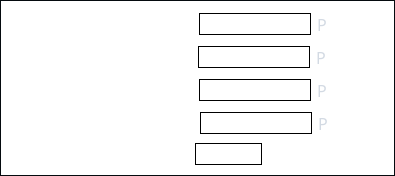
                <widget class="QWidget" name="widget_3" native="true">
                 <property name="sizePolicy">
                  <sizepolicy hsizetype="Preferred" vsizetype="Preferred">
                   <horstretch>0</horstretch>
                   <verstretch>0</verstretch>
                  </sizepolicy>
                 </property>
                 <property name="styleSheet">
                  <string notr="true">QWidget{
	border-style: solid;
	border-color: #050a0e;
	border-width: 1px;
	color: #d3dae3;
	padding: 2px;
	background-color: transparent;
}</string>
                 </property>
                 <layout class="QVBoxLayout" name="verticalLayout_5">
                  <item>
                   <layout class="QHBoxLayout" name="horizontalLayout_9">
                    <item>
                     <widget class="QWidget" name="firstWidget" native="true">
                      <property name="styleSheet">
                       <string notr="true">QWidget
{
border:none;
}</string>
                      </property>
                      <layout class="QHBoxLayout" name="horizontalLayout_15">
                       <property name="spacing">
                        <number>0</number>
                       </property>
                       <property name="leftMargin">
                        <number>0</number>
                       </property>
                       <property name="topMargin">
                        <number>0</number>
                       </property>
                       <property name="rightMargin">
                        <number>0</number>
                       </property>
                       <property name="bottomMargin">
                        <number>0</number>
                       </property>
                       <item>
                        <spacer name="horizontalSpacer_7">
                         <property name="orientation">
                          <enum>Qt::Horizontal</enum>
                         </property>
                         <property name="sizeType">
                          <enum>QSizePolicy::Fixed</enum>
                         </property>
                         <property name="sizeHint" stdset="0">
                          <size>
                           <width>20</width>
                           <height>5</height>
                          </size>
                         </property>
                        </spacer>
                       </item>
                       <item>
                        <widget class="QLabel" name="label_4">
                         <property name="sizePolicy">
                          <sizepolicy hsizetype="Fixed" vsizetype="Fixed">
                           <horstretch>0</horstretch>
                           <verstretch>0</verstretch>
                          </sizepolicy>
                         </property>
                         <property name="font">
                          <font>
                           <family>Arial</family>
                           <pointsize>9</pointsize>
                           <weight>75</weight>
                           <bold>true</bold>
                          </font>
                         </property>
                         <property name="styleSheet">
                          <string notr="true">QLabel{
	color:white;
	background:transparent;
	border-style: none;
}
</string>
                         </property>
                         <property name="text">
                          <string>Ip Number of First Bulb</string>
                         </property>
                        </widget>
                       </item>
                       <item>
                        <spacer name="horizontalSpacer_8">
                         <property name="orientation">
                          <enum>Qt::Horizontal</enum>
                         </property>
                         <property name="sizeType">
                          <enum>QSizePolicy::Fixed</enum>
                         </property>
                         <property name="sizeHint" stdset="0">
                          <size>
                           <width>23</width>
                           <height>5</height>
                          </size>
                         </property>
                        </spacer>
                       </item>
                       <item>
                        <widget class="QLineEdit" name="firstEdit">
                         <property name="sizePolicy">
                          <sizepolicy hsizetype="Fixed" vsizetype="Fixed">
                           <horstretch>0</horstretch>
                           <verstretch>0</verstretch>
                          </sizepolicy>
                         </property>
                         <property name="minimumSize">
                          <size>
                           <width>100</width>
                           <height>0</height>
                          </size>
                         </property>
                         <property name="styleSheet">
                          <string notr="true">QLineEdit{
	color:white;
	border:1 solid;
}</string>
                         </property>
                         <property name="inputMask">
                          <string>000.000.000.000;_</string>
                         </property>
                        </widget>
                       </item>
                       <item>
                        <widget class="QLabel" name="firstChkLabel">
                         <property name="font">
                          <font>
                           <family>Wingdings 2</family>
                           <pointsize>12</pointsize>
                          </font>
                         </property>
                         <property name="text">
                          <string>P</string>
                         </property>
                        </widget>
                       </item>
                       <item>
                        <spacer name="horizontalSpacer_9">
                         <property name="orientation">
                          <enum>Qt::Horizontal</enum>
                         </property>
                         <property name="sizeHint" stdset="0">
                          <size>
                           <width>50</width>
                           <height>5</height>
                          </size>
                         </property>
                        </spacer>
                       </item>
                      </layout>
                     </widget>
                    </item>
                   </layout>
                  </item>
                  <item>
                   <layout class="QHBoxLayout" name="horizontalLayout_10">
                    <item>
                     <widget class="QWidget" name="secondWidget" native="true">
                      <property name="styleSheet">
                       <string notr="true">QWidget
{
border:none;
}</string>
                      </property>
                      <layout class="QHBoxLayout" name="horizontalLayout_14">
                       <property name="spacing">
                        <number>0</number>
                       </property>
                       <property name="leftMargin">
                        <number>0</number>
                       </property>
                       <property name="topMargin">
                        <number>0</number>
                       </property>
                       <property name="rightMargin">
                        <number>0</number>
                       </property>
                       <property name="bottomMargin">
                        <number>0</number>
                       </property>
                       <item>
                        <spacer name="horizontalSpacer_11">
                         <property name="orientation">
                          <enum>Qt::Horizontal</enum>
                         </property>
                         <property name="sizeType">
                          <enum>QSizePolicy::Fixed</enum>
                         </property>
                         <property name="sizeHint" stdset="0">
                          <size>
                           <width>20</width>
                           <height>5</height>
                          </size>
                         </property>
                        </spacer>
                       </item>
                       <item>
                        <widget class="QLabel" name="label_5">
                         <property name="sizePolicy">
                          <sizepolicy hsizetype="Fixed" vsizetype="Fixed">
                           <horstretch>0</horstretch>
                           <verstretch>0</verstretch>
                          </sizepolicy>
                         </property>
                         <property name="font">
                          <font>
                           <family>Arial</family>
                           <pointsize>9</pointsize>
                           <weight>75</weight>
                           <bold>true</bold>
                          </font>
                         </property>
                         <property name="styleSheet">
                          <string notr="true">QLabel{
	color:white;
	background:transparent;
	border-style: none;
}</string>
                         </property>
                         <property name="text">
                          <string>Ip Number of Second Bulb</string>
                         </property>
                        </widget>
                       </item>
                       <item>
                        <spacer name="horizontalSpacer_10">
                         <property name="orientation">
                          <enum>Qt::Horizontal</enum>
                         </property>
                         <property name="sizeType">
                          <enum>QSizePolicy::Fixed</enum>
                         </property>
                         <property name="sizeHint" stdset="0">
                          <size>
                           <width>5</width>
                           <height>5</height>
                          </size>
                         </property>
                        </spacer>
                       </item>
                       <item>
                        <widget class="QLineEdit" name="secondEdit">
                         <property name="sizePolicy">
                          <sizepolicy hsizetype="Fixed" vsizetype="Fixed">
                           <horstretch>0</horstretch>
                           <verstretch>0</verstretch>
                          </sizepolicy>
                         </property>
                         <property name="minimumSize">
                          <size>
                           <width>100</width>
                           <height>0</height>
                          </size>
                         </property>
                         <property name="styleSheet">
                          <string notr="true">QLineEdit{
	color:white;
	border:1 solid;
}</string>
                         </property>
                         <property name="inputMask">
                          <string>000.000.000.000;_</string>
                         </property>
                        </widget>
                       </item>
                       <item>
                        <widget class="QLabel" name="secondChkLabel">
                         <property name="font">
                          <font>
                           <family>Wingdings 2</family>
                           <pointsize>12</pointsize>
                          </font>
                         </property>
                         <property name="text">
                          <string>P</string>
                         </property>
                        </widget>
                       </item>
                       <item>
                        <spacer name="horizontalSpacer_12">
                         <property name="orientation">
                          <enum>Qt::Horizontal</enum>
                         </property>
                         <property name="sizeHint" stdset="0">
                          <size>
                           <width>50</width>
                           <height>5</height>
                          </size>
                         </property>
                        </spacer>
                       </item>
                      </layout>
                     </widget>
                    </item>
                   </layout>
                  </item>
                  <item>
                   <layout class="QHBoxLayout" name="horizontalLayout_11">
                    <item>
                     <widget class="QWidget" name="thirdWidget" native="true">
                      <property name="styleSheet">
                       <string notr="true">QWidget
{
border:none;
}</string>
                      </property>
                      <layout class="QHBoxLayout" name="horizontalLayout_13">
                       <property name="spacing">
                        <number>0</number>
                       </property>
                       <property name="leftMargin">
                        <number>0</number>
                       </property>
                       <property name="topMargin">
                        <number>0</number>
                       </property>
                       <property name="rightMargin">
                        <number>0</number>
                       </property>
                       <property name="bottomMargin">
                        <number>0</number>
                       </property>
                       <item>
                        <spacer name="horizontalSpacer_14">
                         <property name="orientation">
                          <enum>Qt::Horizontal</enum>
                         </property>
                         <property name="sizeType">
                          <enum>QSizePolicy::Fixed</enum>
                         </property>
                         <property name="sizeHint" stdset="0">
                          <size>
                           <width>20</width>
                           <height>1</height>
                          </size>
                         </property>
                        </spacer>
                       </item>
                       <item>
                        <widget class="QLabel" name="label_6">
                         <property name="sizePolicy">
                          <sizepolicy hsizetype="Fixed" vsizetype="Fixed">
                           <horstretch>0</horstretch>
                           <verstretch>0</verstretch>
                          </sizepolicy>
                         </property>
                         <property name="font">
                          <font>
                           <family>Arial</family>
                           <pointsize>9</pointsize>
                           <weight>75</weight>
                           <bold>true</bold>
                          </font>
                         </property>
                         <property name="styleSheet">
                          <string notr="true">QLabel{
	color:white;
	background:transparent;
	border-style: none;
}</string>
                         </property>
                         <property name="text">
                          <string>Ip Number of Third Bulb</string>
                         </property>
                        </widget>
                       </item>
                       <item>
                        <spacer name="horizontalSpacer_13">
                         <property name="orientation">
                          <enum>Qt::Horizontal</enum>
                         </property>
                         <property name="sizeType">
                          <enum>QSizePolicy::Fixed</enum>
                         </property>
                         <property name="sizeHint" stdset="0">
                          <size>
                           <width>19</width>
                           <height>1</height>
                          </size>
                         </property>
                        </spacer>
                       </item>
                       <item>
                        <widget class="QLineEdit" name="thirdEdit">
                         <property name="sizePolicy">
                          <sizepolicy hsizetype="Fixed" vsizetype="Fixed">
                           <horstretch>0</horstretch>
                           <verstretch>0</verstretch>
                          </sizepolicy>
                         </property>
                         <property name="minimumSize">
                          <size>
                           <width>100</width>
                           <height>0</height>
                          </size>
                         </property>
                         <property name="styleSheet">
                          <string notr="true">QLineEdit{
	color:white;
	border:1 solid;
}</string>
                         </property>
                         <property name="inputMask">
                          <string>000.000.000.000;_</string>
                         </property>
                        </widget>
                       </item>
                       <item>
                        <widget class="QLabel" name="thirdChkLabel">
                         <property name="font">
                          <font>
                           <family>Wingdings 2</family>
                           <pointsize>12</pointsize>
                          </font>
                         </property>
                         <property name="text">
                          <string>P</string>
                         </property>
                        </widget>
                       </item>
                       <item>
                        <spacer name="horizontalSpacer_15">
                         <property name="orientation">
                          <enum>Qt::Horizontal</enum>
                         </property>
                         <property name="sizeHint" stdset="0">
                          <size>
                           <width>50</width>
                           <height>1</height>
                          </size>
                         </property>
                        </spacer>
                       </item>
                      </layout>
                     </widget>
                    </item>
                   </layout>
                  </item>
                  <item>
                   <layout class="QHBoxLayout" name="horizontalLayout_8">
                    <item>
                     <widget class="QWidget" name="fourthWidget" native="true">
                      <property name="styleSheet">
                       <string notr="true">QWidget
{
border:none;
}</string>
                      </property>
                      <layout class="QHBoxLayout" name="horizontalLayout_16">
                       <property name="spacing">
                        <number>0</number>
                       </property>
                       <property name="leftMargin">
                        <number>0</number>
                       </property>
                       <property name="topMargin">
                        <number>0</number>
                       </property>
                       <property name="rightMargin">
                        <number>0</number>
                       </property>
                       <property name="bottomMargin">
                        <number>0</number>
                       </property>
                       <item>
                        <spacer name="horizontalSpacer_18">
                         <property name="orientation">
                          <enum>Qt::Horizontal</enum>
                         </property>
                         <property name="sizeType">
                          <enum>QSizePolicy::Fixed</enum>
                         </property>
                         <property name="sizeHint" stdset="0">
                          <size>
                           <width>20</width>
                           <height>5</height>
                          </size>
                         </property>
                        </spacer>
                       </item>
                       <item>
                        <widget class="QLabel" name="label_7">
                         <property name="sizePolicy">
                          <sizepolicy hsizetype="Fixed" vsizetype="Fixed">
                           <horstretch>0</horstretch>
                           <verstretch>0</verstretch>
                          </sizepolicy>
                         </property>
                         <property name="font">
                          <font>
                           <family>Arial</family>
                           <pointsize>9</pointsize>
                           <weight>75</weight>
                           <bold>true</bold>
                          </font>
                         </property>
                         <property name="styleSheet">
                          <string notr="true">QLabel{
	color:white;
	background:transparent;
	border-style: none;
}</string>
                         </property>
                         <property name="text">
                          <string>Ip Number of Fourth Bulb</string>
                         </property>
                        </widget>
                       </item>
                       <item>
                        <spacer name="horizontalSpacer_16">
                         <property name="orientation">
                          <enum>Qt::Horizontal</enum>
                         </property>
                         <property name="sizeType">
                          <enum>QSizePolicy::Fixed</enum>
                         </property>
                         <property name="sizeHint" stdset="0">
                          <size>
                           <width>12</width>
                           <height>5</height>
                          </size>
                         </property>
                        </spacer>
                       </item>
                       <item>
                        <widget class="QLineEdit" name="fourthEdit">
                         <property name="sizePolicy">
                          <sizepolicy hsizetype="Fixed" vsizetype="Fixed">
                           <horstretch>0</horstretch>
                           <verstretch>0</verstretch>
                          </sizepolicy>
                         </property>
                         <property name="minimumSize">
                          <size>
                           <width>100</width>
                           <height>0</height>
                          </size>
                         </property>
                         <property name="styleSheet">
                          <string notr="true">QLineEdit{
	color:white;
	border:1 solid;
}</string>
                         </property>
                         <property name="inputMask">
                          <string>000.000.000.000;_</string>
                         </property>
                        </widget>
                       </item>
                       <item>
                        <widget class="QLabel" name="fourthChkLabel">
                         <property name="font">
                          <font>
                           <family>Wingdings 2</family>
                           <pointsize>12</pointsize>
                          </font>
                         </property>
                         <property name="text">
                          <string>P</string>
                         </property>
                        </widget>
                       </item>
                       <item>
                        <spacer name="horizontalSpacer_17">
                         <property name="orientation">
                          <enum>Qt::Horizontal</enum>
                         </property>
                         <property name="sizeHint" stdset="0">
                          <size>
                           <width>50</width>
                           <height>5</height>
                          </size>
                         </property>
                        </spacer>
                       </item>
                      </layout>
                     </widget>
                    </item>
                   </layout>
                  </item>
                  <item>
                   <layout class="QHBoxLayout" name="horizontalLayout_17">
                    <item>
                     <widget class="QWidget" name="widget_10" native="true">
                      <property name="styleSheet">
                       <string notr="true">QWidget
{
border:none;
}</string>
                      </property>
                      <layout class="QHBoxLayout" name="horizontalLayout_18">
                       <property name="spacing">
                        <number>0</number>
                       </property>
                       <property name="leftMargin">
                        <number>0</number>
                       </property>
                       <property name="topMargin">
                        <number>0</number>
                       </property>
                       <property name="rightMargin">
                        <number>0</number>
                       </property>
                       <property name="bottomMargin">
                        <number>0</number>
                       </property>
                       <item>
                        <spacer name="horizontalSpacer_19">
                         <property name="orientation">
                          <enum>Qt::Horizontal</enum>
                         </property>
                         <property name="sizeType">
                          <enum>QSizePolicy::Fixed</enum>
                         </property>
                         <property name="sizeHint" stdset="0">
                          <size>
                           <width>20</width>
                           <height>5</height>
                          </size>
                         </property>
                        </spacer>
                       </item>
                       <item>
                        <widget class="QLabel" name="label_8">
                         <property name="sizePolicy">
                          <sizepolicy hsizetype="Fixed" vsizetype="Fixed">
                           <horstretch>0</horstretch>
                           <verstretch>0</verstretch>
                          </sizepolicy>
                         </property>
                         <property name="font">
                          <font>
                           <family>Arial</family>
                           <pointsize>9</pointsize>
                           <weight>75</weight>
                           <bold>true</bold>
                          </font>
                         </property>
                         <property name="styleSheet">
                          <string notr="true">QLabel{
	color:white;
	background:transparent;
	border-style: none;
}</string>
                         </property>
                         <property name="text">
                          <string>Video Delay</string>
                         </property>
                        </widget>
                       </item>
                       <item>
                        <spacer name="horizontalSpacer_20">
                         <property name="orientation">
                          <enum>Qt::Horizontal</enum>
                         </property>
                         <property name="sizeType">
                          <enum>QSizePolicy::Fixed</enum>
                         </property>
                         <property name="sizeHint" stdset="0">
                          <size>
                           <width>85</width>
                           <height>5</height>
                          </size>
                         </property>
                        </spacer>
                       </item>
                       <item>
                        <widget class="QSpinBox" name="videodelaySpin">
                         <property name="styleSheet">
                          <string notr="true">QSpinBox{
	color:white;
	border:1 solid;
}</string>
                         </property>
                         <property name="maximum">
                          <number>999999999</number>
                         </property>
                         <property name="singleStep">
                          <number>10</number>
                         </property>
                         <property name="value">
                          <number>1000</number>
                         </property>
                        </widget>
                       </item>
                       <item>
                        <spacer name="horizontalSpacer_21">
                         <property name="orientation">
                          <enum>Qt::Horizontal</enum>
                         </property>
                         <property name="sizeHint" stdset="0">
                          <size>
                           <width>50</width>
                           <height>5</height>
                          </size>
                         </property>
                        </spacer>
                       </item>
                      </layout>
                     </widget>
                    </item>
                   </layout>
                  </item>
                 </layout>
                </widget>
